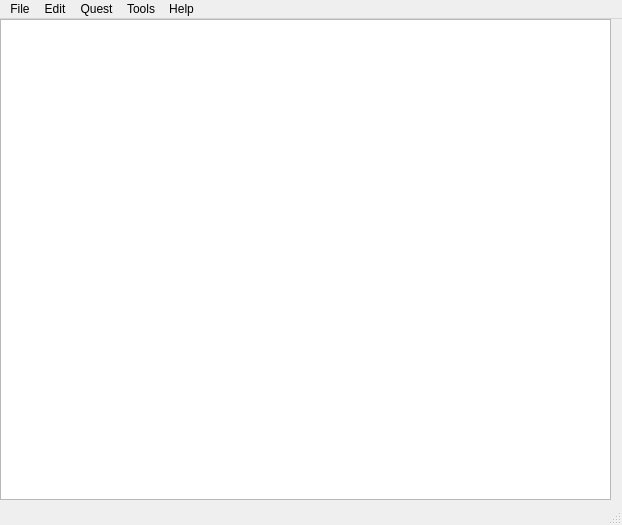
<?xml version="1.0" encoding="UTF-8"?>
<ui version="4.0">
 <class>MainDialog</class>
 <widget class="QMainWindow" name="MainDialog">
  <property name="geometry">
   <rect>
    <x>0</x>
    <y>0</y>
    <width>622</width>
    <height>525</height>
   </rect>
  </property>
  <property name="windowTitle">
   <string>QxEditor (Qt Port)</string>
  </property>
  <widget class="QWidget" name="centralwidget">
   <widget class="QWidget" name="verticalLayoutWidget">
    <property name="geometry">
     <rect>
      <x>0</x>
      <y>0</y>
      <width>611</width>
      <height>481</height>
     </rect>
    </property>
    <layout class="QVBoxLayout" name="verticalLayout">
     <property name="sizeConstraint">
      <enum>QLayout::SetMinAndMaxSize</enum>
     </property>
     <item>
      <widget class="GraphView" name="graphView">
       <property name="sizePolicy">
        <sizepolicy hsizetype="Preferred" vsizetype="Preferred">
         <horstretch>0</horstretch>
         <verstretch>0</verstretch>
        </sizepolicy>
       </property>
      </widget>
     </item>
    </layout>
   </widget>
  </widget>
  <widget class="QMenuBar" name="menubar">
   <property name="geometry">
    <rect>
     <x>0</x>
     <y>0</y>
     <width>622</width>
     <height>23</height>
    </rect>
   </property>
   <widget class="QMenu" name="menuFile">
    <property name="title">
     <string>File</string>
    </property>
    <widget class="QMenu" name="menuRecent">
     <property name="title">
      <string>Recent</string>
     </property>
    </widget>
    <addaction name="actionNew"/>
    <addaction name="actionOpen"/>
    <addaction name="actionSave"/>
    <addaction name="actionSave_as"/>
    <addaction name="separator"/>
    <addaction name="menuRecent"/>
    <addaction name="actionExit"/>
   </widget>
   <widget class="QMenu" name="menuHelp">
    <property name="title">
     <string>Help</string>
    </property>
    <addaction name="actionAbout"/>
   </widget>
   <widget class="QMenu" name="menuQuest">
    <property name="title">
     <string>Quest</string>
    </property>
    <addaction name="actionSettings"/>
    <addaction name="actionActions"/>
    <addaction name="separator"/>
    <addaction name="actionPlay"/>
   </widget>
   <widget class="QMenu" name="menuEdit">
    <property name="title">
     <string>Edit</string>
    </property>
    <widget class="QMenu" name="menuSet_Type">
     <property name="title">
      <string>Set Type...</string>
     </property>
     <addaction name="actionSimple"/>
     <addaction name="actionQl_Graph"/>
    </widget>
    <addaction name="menuSet_Type"/>
   </widget>
   <widget class="QMenu" name="menuTools">
    <property name="title">
     <string>Tools</string>
    </property>
    <addaction name="actionParse_Qm_Equation"/>
   </widget>
   <addaction name="menuFile"/>
   <addaction name="menuEdit"/>
   <addaction name="menuQuest"/>
   <addaction name="menuTools"/>
   <addaction name="menuHelp"/>
  </widget>
  <widget class="QStatusBar" name="statusbar"/>
  <action name="actionOpen">
   <property name="text">
    <string>Open...</string>
   </property>
   <property name="shortcut">
    <string>Ctrl+O</string>
   </property>
  </action>
  <action name="actionSave">
   <property name="text">
    <string>Save...</string>
   </property>
   <property name="shortcut">
    <string>Ctrl+S</string>
   </property>
  </action>
  <action name="actionSave_as">
   <property name="text">
    <string>Save as...</string>
   </property>
   <property name="shortcut">
    <string>Ctrl+Shift+S</string>
   </property>
  </action>
  <action name="actionNew">
   <property name="text">
    <string>New...</string>
   </property>
   <property name="shortcut">
    <string>Ctrl+N</string>
   </property>
  </action>
  <action name="actionExit">
   <property name="text">
    <string>E&amp;xit</string>
   </property>
   <property name="shortcut">
    <string>Alt+X</string>
   </property>
  </action>
  <action name="actionAbout">
   <property name="text">
    <string>About</string>
   </property>
  </action>
  <action name="action123">
   <property name="text">
    <string>123</string>
   </property>
  </action>
  <action name="actionActions">
   <property name="text">
    <string>Actions</string>
   </property>
  </action>
  <action name="actionSettings">
   <property name="text">
    <string>Main</string>
   </property>
  </action>
  <action name="actionSettings_2">
   <property name="text">
    <string>Settings</string>
   </property>
   <property name="shortcut">
    <string>Ctrl+P, Ctrl+S</string>
   </property>
  </action>
  <action name="actionUndo">
   <property name="text">
    <string>Undo</string>
   </property>
  </action>
  <action name="actionRedot">
   <property name="text">
    <string>Redo</string>
   </property>
  </action>
  <action name="actionParse_Qm_Equation">
   <property name="text">
    <string>Parse Qm Equation</string>
   </property>
  </action>
  <action name="actionSimple">
   <property name="checkable">
    <bool>true</bool>
   </property>
   <property name="text">
    <string>Simple</string>
   </property>
  </action>
  <action name="actionQl_Graph">
   <property name="checkable">
    <bool>true</bool>
   </property>
   <property name="checked">
    <bool>true</bool>
   </property>
   <property name="text">
    <string>Ql Graph</string>
   </property>
  </action>
  <action name="actionPlay">
   <property name="text">
    <string>Play</string>
   </property>
  </action>
 </widget>
 <customwidgets>
  <customwidget>
   <class>GraphView</class>
   <extends>QGraphicsView</extends>
   <header>GraphView.h</header>
  </customwidget>
 </customwidgets>
 <resources/>
 <connections/>
 <designerdata>
  <property name="gridDeltaX">
   <number>10</number>
  </property>
  <property name="gridDeltaY">
   <number>10</number>
  </property>
  <property name="gridSnapX">
   <bool>true</bool>
  </property>
  <property name="gridSnapY">
   <bool>true</bool>
  </property>
  <property name="gridVisible">
   <bool>false</bool>
  </property>
 </designerdata>
</ui>
